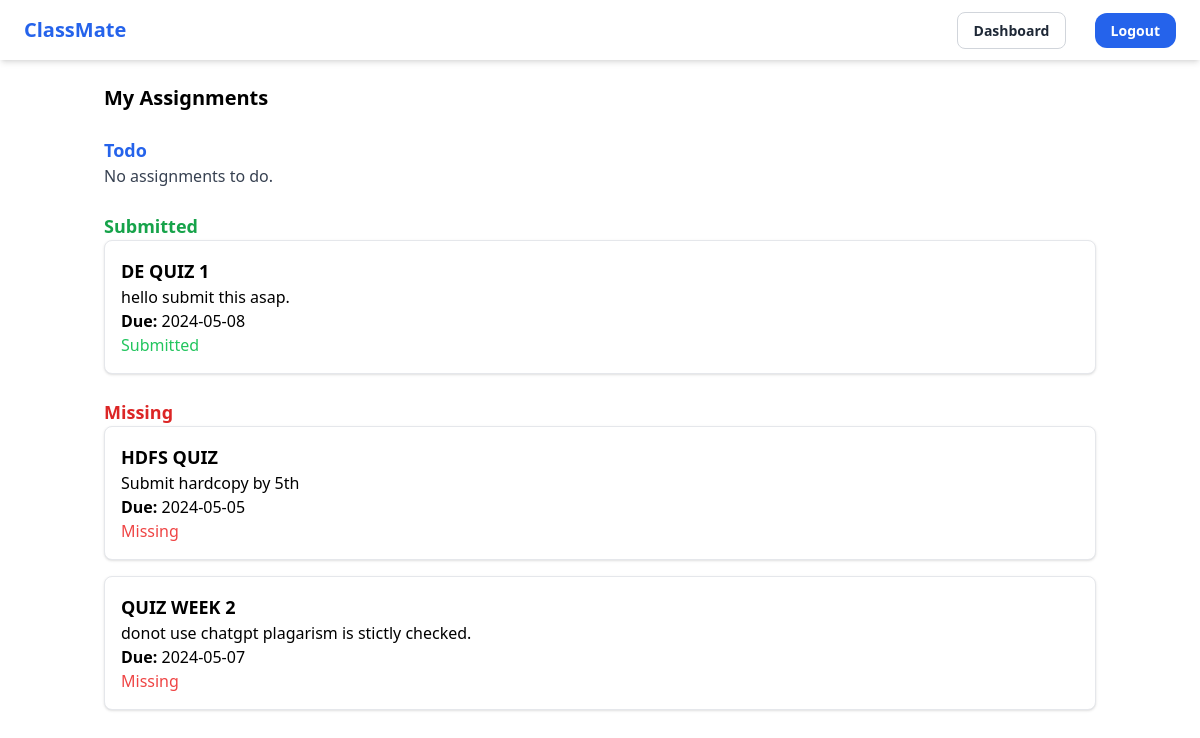
The app's page /classroom/view_assignments/ (signed in) with its own data.
### classroom/models.py (models this page shows, shortened)
class Assignment(models.Model):
    classroom = models.ForeignKey(Classroom, on_delete=models.CASCADE)
    title = models.CharField(max_length=255)
    description = models.TextField()
    due_date = models.DateField()
    is_done = models.BooleanField(default=False)
    file = models.FileField(upload_to='assignments/', blank=True, null=True)
    total_marks = models.FloatField(default=0)

### classroom/views.py (the view)
# urls.py: path('view_assignments/', views.list_user_assignments, name='view_assignments'),
@login_required
def list_user_assignments(request):
    user_profile = request.user.profile
    now = timezone.now()  # Ensure timezone-aware comparison
    classrooms = Classroom.objects.filter(enrollment__user=user_profile)
    assignments = Assignment.objects.filter(classroom__in=classrooms).order_by('due_date')
    todo_assignments = []
    submitted_assignments = []
    missing_assignments = []
    for assignment in assignments:
        submission = Submission.objects.filter(assignment=assignment, student=user_profile).first()
        if submission:
            submitted_assignments.append(assignment)
        elif assignment.due_date < now.date():
            missing_assignments.append(assignment)
        else:
            todo_assignments.append(assignment)
    return render(request, 'classroom/user_assignments.html', {
        'todo_assignments': todo_assignments,
        'submitted_assignments': submitted_assignments,
        'missing_assignments': missing_assignments,
    })

### classroom/templates/classroom/user_assignments.html (shortened to what this page needs)
{% extends 'core/base.html' %}
{% block content %}
<div class="container mx-auto px-4">
    <h1 class="text-xl font-semibold mb-4">My Assignments</h1>
    <h2 class="text-lg font-semibold text-blue-600 mt-6">Todo</h2>
    <ul class="mb-5">
        {% for assignment in todo_assignments %}
        <li class="mb-4 p-4 border rounded-lg shadow bg-white">
            <h2 class="text-lg font-bold">{{ assignment.title }}</h2>
            <p>{{ assignment.description|default:"No description provided." }}</p>
            <p><strong>Due:</strong> {{ assignment.due_date|date:"Y-m-d" }}</p>
            {% if assignment.file %}
            <a href="{{ assignment.file.url }}" class="text-blue-500 hover:underline">Download Attachment</a>
            {% else %}
            <span class="text-gray-500">No attachment available.</span>
            {% endif %}
        </li>
        {% empty %}
        <p class="text-gray-700">No assignments to do.</p>
        {% endfor %}
    </ul>
    <h2 class="text-lg font-semibold text-green-600 mt-6">Submitted</h2>
    <ul class="mb-5">
        {% for assignment in submitted_assignments %}
        <li class="mb-4 p-4 border rounded-lg shadow bg-white">
            <h2 class="text-lg font-bold">{{ assignment.title }}</h2>
            <p>{{ assignment.description|default:"No description provided." }}</p>
            <p><strong>Due:</strong> {{ assignment.due_date|date:"Y-m-d" }}</p>
            <span class="text-green-500">Submitted</span>
        </li>
        {% empty %}
        <p class="text-gray-700">No submitted assignments.</p>
        {% endfor %}
    </ul>
    <h2 class="text-lg font-semibold text-red-600 mt-6">Missing</h2>
    <ul class="mb-5">
        {% for assignment in missing_assignments %}
        <li class="mb-4 p-4 border rounded-lg shadow bg-white">
            <h2 class="text-lg font-bold">{{ assignment.title }}</h2>
            <p>{{ assignment.description|default:"No description provided." }}</p>
            <p><strong>Due:</strong> {{ assignment.due_date|date:"Y-m-d" }}</p>
            <span class="text-red-500">Missing</span>
        </li>
        {% empty %}
        <p class="text-gray-700">No missing assignments.</p>
        {% endfor %}
    </ul>
</div>
{% endblock %}

### records on screen
Assignment: title "DE QUIZ 1", description "hello submit this asap.", due_date "2024-05-08"
Assignment: title "HDFS QUIZ", description "Submit hardcopy by 5th", due_date "2024-05-05"
Assignment: title "QUIZ WEEK 2", description "donot use chatgpt plagarism is stictly checked.", due_date "2024-05-07"
